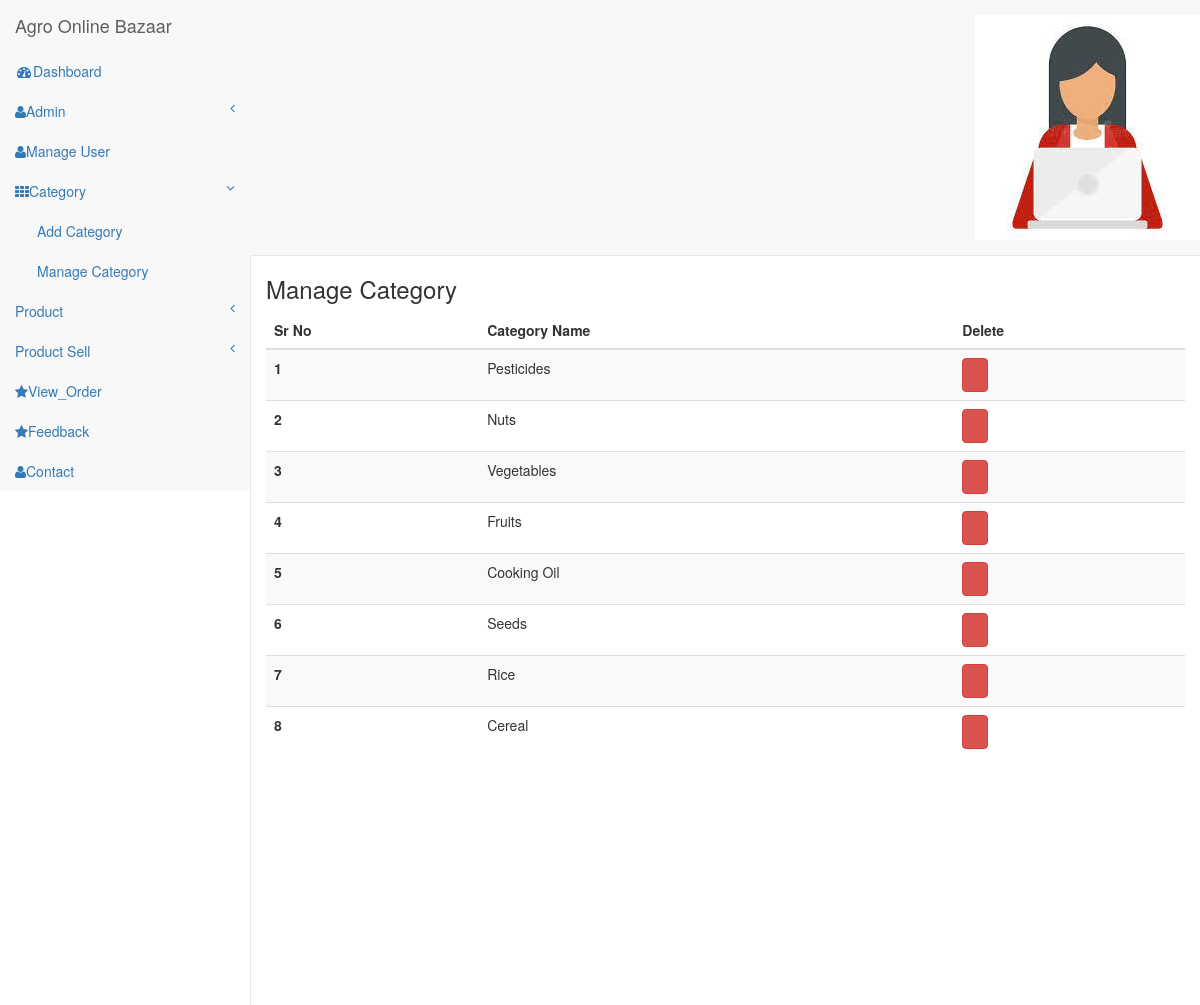
The app's page /admin/manage_cat.php (signed in) with its own data.
### tables this page shows
CREATE TABLE `tbl_cat` (
  `cat_id` int(11) NOT NULL,
  `cat_name` varchar(50) NOT NULL,
  `cat_status` varchar(5) DEFAULT NULL
);

### admin/manage_cat.php (the view, shortened to what this page needs)
<?php
  include "header1.php";
?>
        <div id="page-wrapper">
        <div class="col-md-12 graphs">
	   <div class="xs">
  	 <h3>Manage Category</h3>
  	<div class="bs-example4" data-example-id="contextual-table">
    <table class="table table-hover table-striped">
      <thead>
        <tr>
          <th>Sr No</th>
          <th>Category Name</th>
          <th>Delete</th>
        </tr>
      </thead>
      <tbody>
        <?php
        $seq=1;
                                        $qry1="SELECT * FROM tbl_cat WHERE cat_status='1'";
                                        $run1=mysqli_query($con,$qry1);
                                        while($result1=mysqli_fetch_array($run1))
                                        {
        ?>
        <tr>
          <th scope="row"><?php echo $seq; ?></th>
                                            <td><?php echo $result1['cat_name']; ?></td>
                                            <td><a href="?del=<?php echo $result1['cat_id'];?>" onclick="return confirm(' Sure to Delete');" class="btn btn-danger btn-circle btn"><i class="fa fa-trash"></i></a></td>
        </tr>
       <?php
        $seq++;
                                        }
       ?>
      </tbody>
    </table>
   </div>
  </div>
  </div>
   </div>
      </div>
<link href="css/custom.css" rel="stylesheet">
</body>
</html>

### admin/header1.php (shortened to what this page needs)
<?php
include "connection.php";
    if(!isset($_SESSION['log']))
    {
        header("location:login.php");
    }
    else
    {
        $log = $_SESSION['log'];
        $qry1="SELECT * FROM tbl_login WHERE l_email='$log'";
        $run1=mysqli_query($con,$qry1);
        $result1=mysqli_fetch_array($run1);
        $img=$result1['l_img'];
    }
?>
<!DOCTYPE HTML>
<html>
<head>
<link href="css/bootstrap.min.css" rel='stylesheet' type='text/css' />
<link href="css/style.css" rel='stylesheet' type='text/css' />
<link href="css/lines.css" rel='stylesheet' type='text/css' />
<link href="css/font-awesome.css" rel="stylesheet">
<link href="css/custom.css" rel="stylesheet">
<link rel="stylesheet" href="https://cdnjs.cloudflare.com/ajax/libs/font-awesome/4.7.0/css/font-awesome.min.css">
</head>
<body>
<div id="wrapper">
        <nav class="top1 navbar navbar-default navbar-static-top" role="navigation" style="margin-bottom: 0">
            <div class="navbar-header">
                <a class="navbar-brand" href="index.html">Agro Online Bazaar</a>
            </div>
            <ul class="nav navbar-nav navbar-right">
			    <li class="dropdown">
	        		<a href="#" class="dropdown-toggle avatar" data-toggle="dropdown"><img src="<?php echo $img; ?>"></a>
	      		</li>
			</ul>
            <div class="navbar-default sidebar" role="navigation">
                <div class="sidebar-nav navbar-collapse">
                    <ul class="nav" id="side-menu">
                        <li>
                            <a href="index.php"><i class="fa fa-dashboard fa-fw nav_icon"></i>Dashboard</a>
                        </li>
                        <li>
                            <a href="#"><i class="fa fa-user nav_icon"></i>Admin<span class="fa arrow"></span></a>
                        </li>
                        <li>
                            <a href="manage_user.php"><i class="fa fa-user nav_icon"></i>Manage User</a>
                        </li>
                        <li>
                            <a href="#"><i class="fa fa-th nav_icon"></i>Category<span class="fa arrow"></span></a>
                            <ul class="nav nav-second-level">
                                <li>
                                    <a href="add_cat.php">Add Category</a>
                                </li>
                                <li>
                                    <a href="manage_cat.php">Manage Category</a>
                                </li>
                            </ul>
                        </li>
                        <li>
                            <a href="#"><i class="fa fa-product-hunt nav_icon"></i>Product<span class="fa arrow"></span></a>
                        </li>
                        <li>
                            <a href="#"><i class="fa fa-product-hunt nav_icon"></i>Product Sell<span class="fa arrow"></span></a>
                        </li>
                        <li>
                            <a href="view_order.php"><i class="fa fa-star nav_icon"></i>View_Order</a>
                        </li>
                        <li>
                            <a href="feedback.php"><i class="fa fa-star nav_icon"></i>Feedback</a>
                        </li>
                        <li>
                            <a href="contact.php"><i class="fa fa-user nav_icon"></i>Contact</a>
                        </li>
                    </ul>
                </div>
            </div>
        </nav>
<link href="css/custom.css" rel="stylesheet">

### admin/css/style.css (style rules this page uses)
h4, h5, h6, h1, h2, h3 { margin-top: 0; }
ul, ol { margin: 0; }
html, body { font-family: 'Roboto', sans-serif; font-size: 100%; background:#000; overflow-x: hidden; }
body a { transition:0.5s all; -webkit-transition:0.5s all; -moz-transition:0.5s all; -o-transition:0.5s all; -ms-transition:0.5s all; }
.navbar .navbar-nav li a { padding: 0 10px; line-height: 56px; position: relative; }
.navbar .navbar-nav li .dropdown-toggle.avatar img { height: 40px; -webkit-border-radius: 50em; -moz-border-radius: 50em; border-radius: 50em; border: 1px solid #c0cadd; margin-top: -4px; }
.navbar-default.sidebar { background-color: #000; font-family: 'Roboto', sans-serif; }
nav.top1.navbar.navbar-default.navbar-static-top { background-color:rgb(6, 217, 149); font-family: 'Roboto', sans-serif; }
.navbar-default .navbar-brand { color: #fff !important; font-size: 30px; font-weight: 500; }
.navbar-right { margin-right: 10px !important; }
.navbar-right li { display:inline-block; }
i.nav_icon { color: #fff; margin-right:6px; }
.sidebar ul li a { color: #999; font-size:14px; }
ul.nav.navbar-nav.navbar-right { height: 51px; }
.sidebar-nav.navbar-collapse { margin: 2em 0 0 0; }
.graphs { padding: 2em 1em; background: #f2f4f8; font-family: 'Roboto', sans-serif; }
.bs-example4 { background: #fff; padding: 2em; }
.xs h3, .widget_head { color:#000; font-size:1.7em; font-weight:300; margin-bottom: 1em; }
.table > thead > tr > th, .table > tbody > tr > th, .table > tfoot > tr > th, .table > thead > tr > td, .table > tbody > tr > td, .table > tfoot > tr > td { border-top: none !important; }
.table > thead > tr > th, .table > tbody > tr > th, .table > tfoot > tr > th, .table > thead > tr > td, .table > tbody > tr > td, .table > tfoot > tr > td { font-size: 0.85em; color: #999; }
.table td, .table>tbody>tr>td, .table>tbody>tr>th, .table>tfoot>tr>td, .table>tfoot>tr>th, .table>thead>tr>td, .table>thead>tr>th { padding:15px !important; }
.table > thead > tr > th { border-bottom: 1px solid #ddd !important; }

### admin/css/custom.css (style rules this page uses)
#wrapper { width: 100%; }
#page-wrapper { min-height: 568px; background-color: #fff; }
@media (min-width:768px) { #page-wrapper { position: inherit; margin: 0 0 0 250px; border-left: 1px solid #e7e7e7; } }
.sidebar .sidebar-nav.navbar-collapse { padding-right: 0; padding-left: 0; }
.sidebar .arrow { float: right; }
.sidebar .fa.arrow:before { content: "\f104"; }
.sidebar .active>a>.fa.arrow:before { content: "\f107"; }
.sidebar .nav-second-level li, .sidebar .nav-third-level li { border-bottom: 0!important; }
.sidebar .nav-second-level li a { padding-left: 37px; }
@media (min-width:768px) { .sidebar { z-index: 1; position: absolute; width: 250px; margin-top: 51px; } }

### records on screen
tbl_cat: cat_name "Pesticides"
tbl_cat: cat_name "Nuts"
tbl_cat: cat_name "Vegetables"
tbl_cat: cat_name "Fruits"
tbl_cat: cat_name "Cooking Oil"
tbl_cat: cat_name "Seeds"
tbl_cat: cat_name "Rice"
tbl_cat: cat_name "Cereal"
